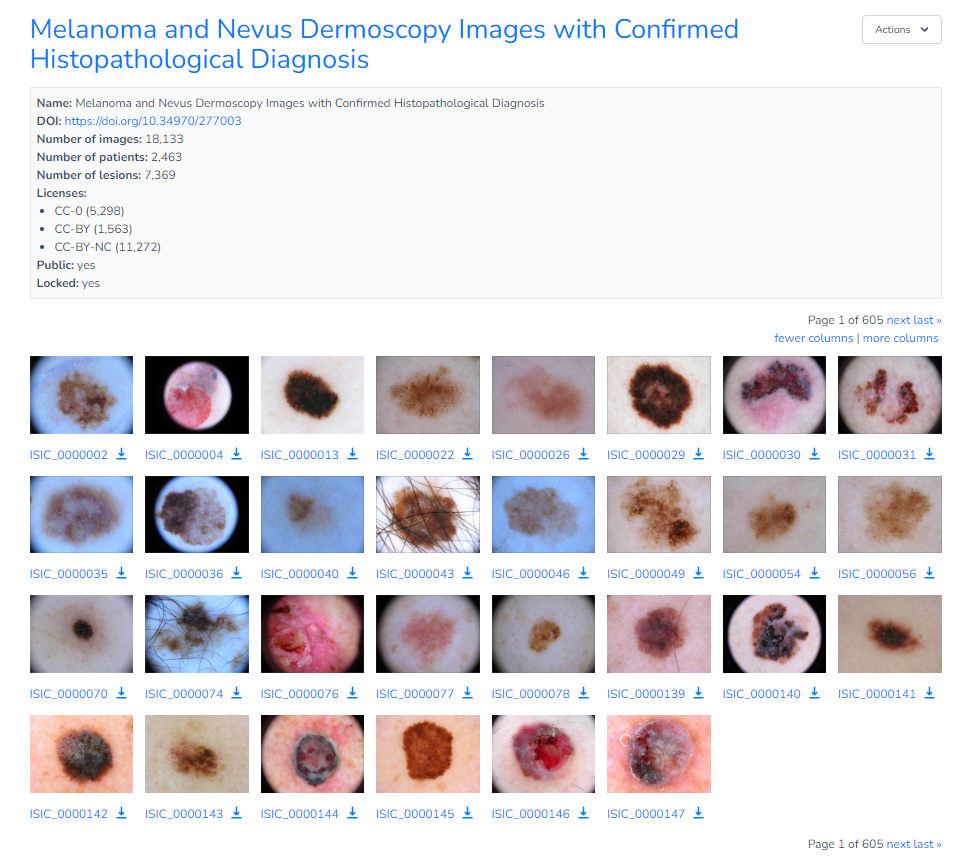
#> input picture Figs/ISIC Archive.PNG, 965 x 858 px, given as the content of the folder ./data/mm, which was not available
$ python data_resizing.py
#> lines starting #> are read from the running program, lines starting #| are printed output that depends on the picture
import os
import argparse
from PIL import Image, UnidentifiedImageError

def make_dir(path):
    """Ensure the directory exists."""
    if not os.path.exists(path):
        os.makedirs(path)
        print(f"Created directory: {path}")

def resize_image(image_path, save_dir, max_size):
    """Resize an image maintaining the aspect ratio."""
#> called with image_path = './data/mm/ISIC Archive.PNG', save_dir = './data/mm_resized', max_size = (500, 500)
    try:
        with Image.open(image_path) as image:
#> image is the input picture: PIL image 965x858 RGBA; mean R, G, B, A 221.9, 217.5, 222, 255
            original_size = image.size
#> original_size = (965, 858)
            ratio = min(max_size[0] / original_size[0], max_size[1] / original_size[1])
#> ratio = 0.518
            new_size = (int(original_size[0] * ratio), int(original_size[1] * ratio))
#> new_size = (499, 444)
            resized_image = image.resize(new_size, Image.LANCZOS)
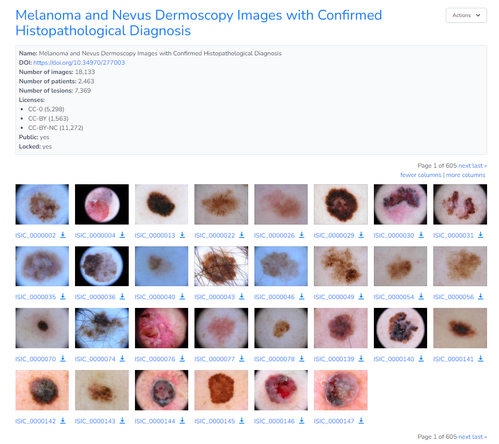
#> resized_image: PIL image 499x444 RGBA; mean R, G, B, A 221.5, 217.2, 221.9, 255
            image_name = os.path.splitext(os.path.basename(image_path))[0] + '.jpg'
            save_path = os.path.join(save_dir, image_name)
            resized_image.save(save_path)
            print(f"Resized and saved: {save_path}")
    except UnidentifiedImageError:
        print(f"Failed to identify or open image: {image_path}")
    except Exception as e:
        print(f"Error processing {image_path}: {e}")

def process_images(source_dir, target_dir, max_size):
    """Process all images in the directory."""
    make_dir(target_dir)
    for image_name in os.listdir(source_dir):
        if image_name.lower().endswith(('.jpg', '.jpeg', '.png')):
            image_path = os.path.join(source_dir, image_name)
            resize_image(image_path, target_dir, max_size)
        else:
            print(f"Skipped non-image file: {image_name}")

if __name__ == "__main__":
    parser = argparse.ArgumentParser(description="Resize images while maintaining aspect ratio.")
    parser.add_argument('--source_dir', type=str, default='./data/mm', help='Source directory of images.')
    parser.add_argument('--target_dir', type=str, default='./data/mm_resized', help='Target directory for resized images.')
    parser.add_argument('--max_width', type=int, default=500, help='Maximum width of the resized images.')
    parser.add_argument('--max_height', type=int, default=500, help='Maximum height of the resized images.')
    args = parser.parse_args()

    max_size = (args.max_width, args.max_height)
    process_images(args.source_dir, args.target_dir, max_size)

$ run again, on Figs/KNN_sim.PNG
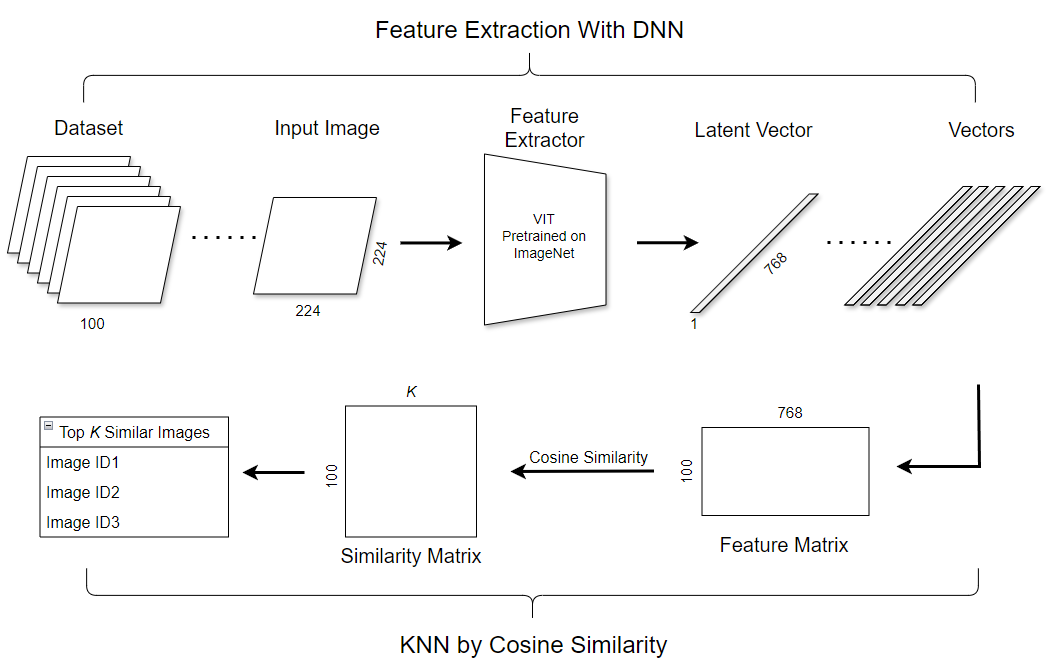
#> input picture Figs/KNN_sim.PNG, 1057 x 666 px, given as the content of the folder ./data/mm, which was not available
#> in resize_image, image is the input picture: PIL image 1057x666 RGBA; mean R, G, B, A 247.6, 247.6, 247.6, 255
#> in resize_image, `resized_image = image.resize(new_size, Image.LANCZOS)`:
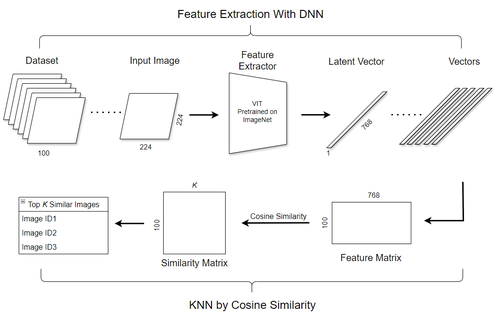
#> resized_image: PIL image 500x315 RGBA; mean R, G, B, A 247, 247, 247, 255

$ run again, on Figs/KNN_valid.PNG
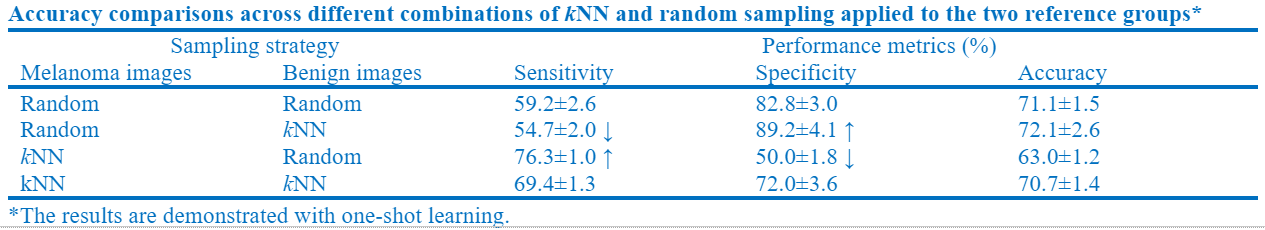
#> input picture Figs/KNN_valid.PNG, 1265 x 230 px, given as the content of the folder ./data/mm, which was not available
#> in resize_image, image is the input picture: PIL image 1265x230 RGBA; mean R, G, B, A 226.4, 238.8, 247.6, 255
#> in resize_image, `resized_image = image.resize(new_size, Image.LANCZOS)`:
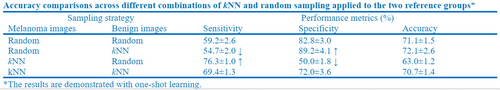
#> resized_image: PIL image 500x90 RGBA; mean R, G, B, A 224.8, 237.6, 247.1, 255
